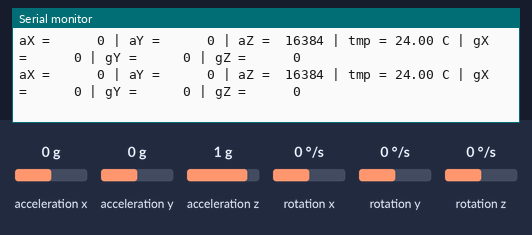
Simulated run of this sketch. Board: Arduino Uno, built with avr-gcc and run on an emulated ATmega328P. Parts: the last lines printed to the serial monitor. Wiring (inferred from the names in the program): MPU-6050 motion sensor at I2C address 0x68. Inputs (shaded band) come from the test bench; at power-on: acceleration x 0 g, acceleration y 0 g, acceleration z 1 g, rotation x 0 °/s, rotation y 0 °/s, rotation z 0 °/s.

Above: at 1.3 s.
1.4 s: acceleration x set to -1.4 g
At 2.1 s:
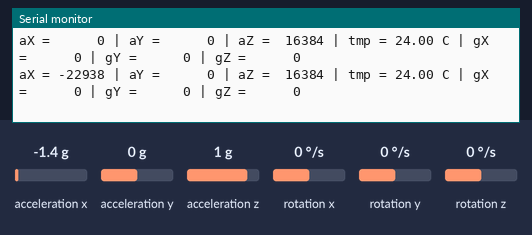
3.6 s: acceleration y set to -1.4 g
At 4.2 s:
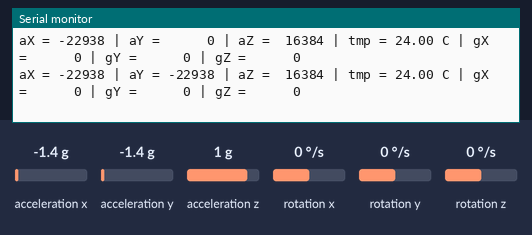
5.7 s: acceleration z set to -1.4 g
At 6.4 s:
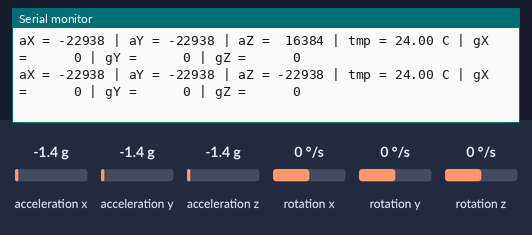
7.9 s: rotation x set to -192 °/s
At 8.5 s:
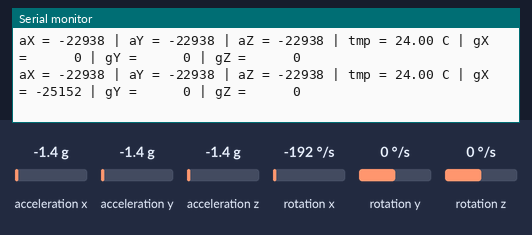
10.0 s: rotation y set to -192 °/s
At 10.6 s:
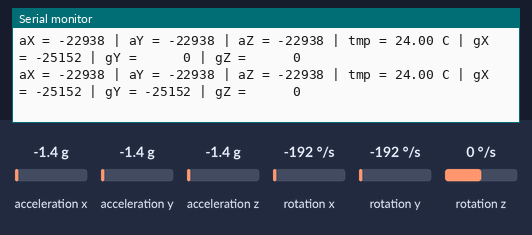
12.2 s: rotation z set to -192 °/s
At 12.8 s:
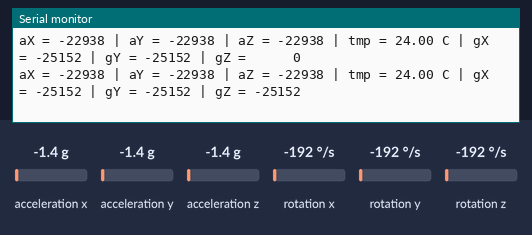

The sketch:

40.GY521_Module.ino
```cpp
#include "Wire.h" // This library allows you to communicate with I2C devices.

const int MPU_ADDR = 0x68; // I2C address of the MPU-6050. If AD0 pin is set to HIGH, the I2C address will be 0x69.

int16_t accelerometer_x, accelerometer_y, accelerometer_z; // variables for accelerometer raw data
int16_t gyro_x, gyro_y, gyro_z; // variables for gyro raw data
int16_t temperature; // variables for temperature data

char tmp_str[7]; // temporary variable used in convert function

char* convert_int16_to_str(int16_t i) { // converts int16 to string. Moreover, resulting strings will have the same length in the debug monitor.
  sprintf(tmp_str, "%6d", i);
  return tmp_str;
}

void setup() {
  Serial.begin(9600);
  Wire.begin();
  Wire.beginTransmission(MPU_ADDR); // Begins a transmission to the I2C slave (GY-521 board)
  Wire.write(0x6B); // PWR_MGMT_1 register
  Wire.write(0); // set to zero (wakes up the MPU-6050)
  Wire.endTransmission(true);
}
void loop() {
  Wire.beginTransmission(MPU_ADDR);
  Wire.write(0x3B); // starting with register 0x3B (ACCEL_XOUT_H) [MPU-6000 and MPU-6050 Register Map and Descriptions Revision 4.2, p.40]
  Wire.endTransmission(false); // the parameter indicates that the Arduino will send a restart. As a result, the connection is kept active.
  Wire.requestFrom(MPU_ADDR, 7*2, true); // request a total of 7*2=14 registers

  // "Wire.read()<<8 | Wire.read();" means two registers are read and stored in the same variable
  accelerometer_x = ((int16_t)Wire.read() << 8) | Wire.read(); // 0x3B (ACCEL_XOUT_H) and 0x3C (ACCEL_XOUT_L)
  accelerometer_y = ((int16_t)Wire.read() << 8) | Wire.read(); // 0x3D (ACCEL_YOUT_H) and 0x3E (ACCEL_YOUT_L)
  accelerometer_z = ((int16_t)Wire.read() << 8) | Wire.read(); // 0x3F (ACCEL_ZOUT_H) and 0x40 (ACCEL_ZOUT_L)
  temperature     = ((int16_t)Wire.read() << 8) | Wire.read(); // 0x41 (TEMP_OUT_H)  and 0x42 (TEMP_OUT_L)
  gyro_x          = ((int16_t)Wire.read() << 8) | Wire.read(); // 0x43 (GYRO_XOUT_H)  and 0x44 (GYRO_XOUT_L)
  gyro_y          = ((int16_t)Wire.read() << 8) | Wire.read(); // 0x45 (GYRO_YOUT_H)  and 0x46 (GYRO_YOUT_L)
  gyro_z          = ((int16_t)Wire.read() << 8) | Wire.read(); // 0x47 (GYRO_ZOUT_H)  and 0x48 (GYRO_ZOUT_L)

  // print out data
  Serial.print("aX = "); Serial.print(convert_int16_to_str(accelerometer_x));
  Serial.print(" | aY = "); Serial.print(convert_int16_to_str(accelerometer_y));
  Serial.print(" | aZ = "); Serial.print(convert_int16_to_str(accelerometer_z));
  Serial.print(" | tmp = "); Serial.print((temperature / 340.00) + 36.53); Serial.print(" C");
  // the following equation was taken from the documentation [MPU-6000/MPU-6050 Register Map and Description, p.30]
  Serial.print(" | gX = "); Serial.print(convert_int16_to_str(gyro_x));
  Serial.print(" | gY = "); Serial.print(convert_int16_to_str(gyro_y));
  Serial.print(" | gZ = "); Serial.print(convert_int16_to_str(gyro_z));
  Serial.println();

  // delay
  delay(500);
}
```

Measured:
- after the input at 1.4 s, the serial monitor: prints a new line after 0.21 s (image 1)
- after the input at 3.6 s, the serial monitor: prints a new line after 0.16 s (image 2)
- after the input at 5.7 s, the serial monitor: prints a new line after 0.21 s (image 3)
- after the input at 7.9 s, the serial monitor: prints a new line after 0.16 s (image 4)
- after the input at 10.0 s, the serial monitor: prints a new line after 0.21 s (image 5)
- after the input at 12.2 s, the serial monitor: prints a new line after 0.16 s (image 6)
